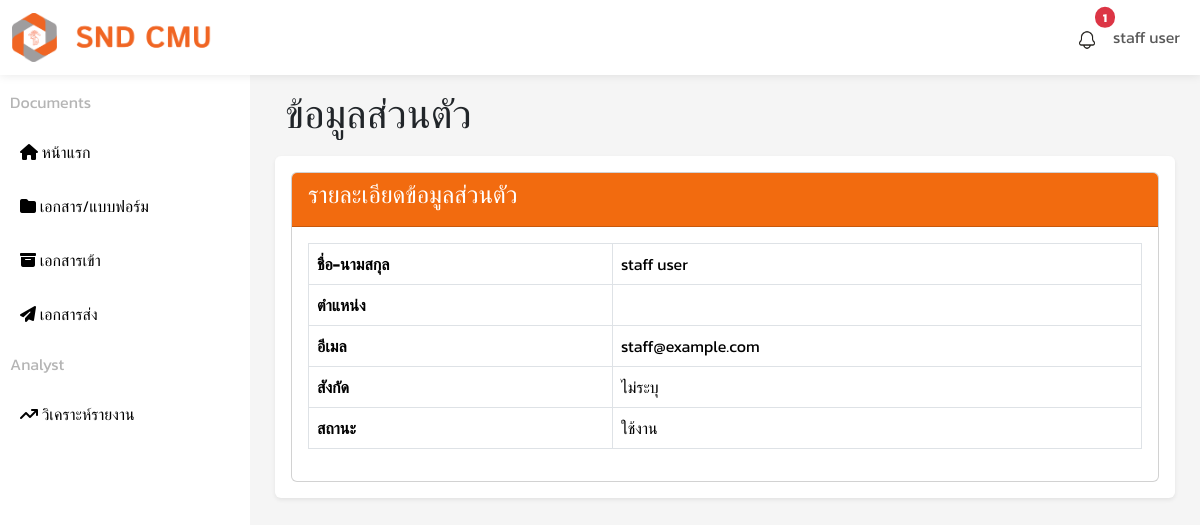
Screenshot of /templates/lecturer/profile.php (signed in) with the database file from the repository.
### tables this page shows
CREATE TABLE `users` (
  `user_id` int(11) NOT NULL,
  `prefix` varchar(50) NOT NULL,
  `upassword` varchar(255) NOT NULL,
  `firstname` varchar(100) NOT NULL,
  `lastname` varchar(100) NOT NULL,
  `position` varchar(100) NOT NULL,
  `email` varchar(100) NOT NULL,
  `role` enum('staff','lecturer','admin') NOT NULL,
  `status` varchar(1) NOT NULL DEFAULT '1',
  `created_at` timestamp NOT NULL DEFAULT current_timestamp()
);

### config/func.php (called while the page is built, shortened)
<?php
function fetch_user($conn, $user_id) {
    $query = "SELECT prefix, firstname, lastname FROM users WHERE user_id = ? LIMIT 1";
    $stmt = $conn->prepare($query);
    $stmt->bind_param("s", $user_id);
    $stmt->execute();
    $result = $stmt->get_result();
    if ($result->num_rows > 0) {
        return $result->fetch_assoc();
    } else {
        return null;
    }
}
?>

### templates/lecturer/profile.php (the view, shortened to what this page needs)
<?php
include '../../config/func.php';
$user_id = $_SESSION['user_id'];
$data = fetch_user($conn, $user_id);
$sql = "SELECT u.user_id, u.prefix, u.firstname, u.lastname, u.position, u.email, u.role, u.status, d.department_name
        FROM users u
        LEFT JOIN user_department ud ON u.user_id = ud.user_id
        LEFT JOIN departments d ON ud.department_id = d.department_id
        WHERE u.user_id = ?";
$stmt = $conn->prepare($sql);
$stmt->bind_param("i", $user_id);
$stmt->execute();
$result = $stmt->get_result();
$user = $result->fetch_assoc();
?>
<!DOCTYPE html>
<html lang="en">
<head>
    <link rel="stylesheet" href="../../assets/css/style.css">
    <link href="https://cdn.jsdelivr.net/npm/bootstrap@5.3.3/dist/css/bootstrap.min.css" rel="stylesheet">
    <link rel="stylesheet" href="https://cdnjs.cloudflare.com/ajax/libs/font-awesome/6.1.1/css/all.min.css">
</head>
<body style="background-color: #F5F5F5;">
    <nav id="header" class="navbar navbar-expand-lg bg-body fixed-top">
        <div class="container-fluid">
            <a class="navbar-brand" href="../../pages/dashboard/lecturer.php"><img src="../../assets/img/logo-snd.png" alt="" width="200px"></a>
            <div class="collapse navbar-collapse" id="navbarSupportedContent">
                <ul class="navbar-nav ms-auto">
                    <?php include '../../components/notification_component.php'; ?>
                    <li class="nav-item dropdown">
                        <a class="nav-link" role="button" data-bs-toggle="dropdown" aria-expanded="false">
                            <?php echo isset($data) ? $data['prefix'] . " " . $data['firstname'] . " " . $data['lastname'] : "ไม่พบข้อมูล"; ?>
                        </a>
                    </li>
                </ul>
            </div>
        </div>
    </nav>
    <section id="sidebar">
        <div class="sidebar-dash">
            <div class="list-dash">
                <div class="dash">
                    <div class="title-sidebar">
                        <p>Documents
                    </div>
                    <ul>
                        <li><a href="../../pages/dashboard/lecturer.php">
                                <div><i class="fa-solid fa-house"></i> หน้าแรก</div>
                            </a></li>
                        <li><a href="../../pages/form/folder-lect.php">
                                <div><i class="fa-solid fa-folder"></i> เอกสาร/แบบฟอร์ม</div>
                            </a></li>
                        <li><a href="../../pages/inbox/inbox_lect.php">
                                <div><i class="fa-solid fa-box-archive"></i> เอกสารเข้า</div>
                            </a></li>
                        <li><a href="../../pages/submission/send_lect.php">
                                <div><i class="fa-solid fa-paper-plane"></i> เอกสารส่ง</div>
                            </a></li>
                    </ul>
                </div>
                <div class="analyst">
                    <div class="title-sidebar">
                        <p>Analyst
                    </div>
                    <ul>
                        <li><a href="profile.php">
                                <div><i class="fa-solid fa-arrow-trend-up"></i> วิเคราะห์รายงาน</div>
                            </a></li>
                    </ul>
                </div>
            </div>
        </div>
    </section>
    <section id="container">
        <div class="content-header">
            <h1>ข้อมูลส่วนตัว</h1>
        </div>
        <div class="content-password shadow-sm p-3 mb-5 rounded">
        <div class="card">
            <div id="card-header" class="card-header text-white">
                <h4>รายละเอียดข้อมูลส่วนตัว</h4>
            </div>
            <div class="card-body">
                <table class="table table-bordered">
                    <tr>
                        <th>ชื่อ-นามสกุล</th>
                        <td><?= htmlspecialchars($user['prefix'] . ' ' . $user['firstname'] . ' ' . $user['lastname']); ?></td>
                    </tr>
                    <tr>
                        <th>ตำแหน่ง</th>
                        <td><?= htmlspecialchars($user['position']); ?></td>
                    </tr>
                    <tr>
                        <th>อีเมล</th>
                        <td><?= htmlspecialchars($user['email']); ?></td>
                    </tr>
                    <tr>
                        <th>สังกัด</th>
                        <td><?= htmlspecialchars($user['department_name'] ?? 'ไม่ระบุ'); ?></td>
                    </tr>
                    <tr>
                        <th>สถานะ</th>
                        <td><?= $user['status'] == '1' ? 'ใช้งาน' : 'ระงับ'; ?></td>
                    </tr>
                </table>
            </div>
        </div>
        </div>
    </section>
</body>
</html>

### assets/css/style.css (style rules this page uses)
#sidebar { font-family: "Kanit", sans-serif; font-style: normal; margin-top: 60px; width: 250px; height: 100vh; background-color: #fff; color: #000; padding: 30px 10px 10px 10px; box-sizing: border-box; position: fixed; top: 0; left: 0; overflow-y: auto; font-weight: 300; }
#sidebar ul { list-style: none; padding: 0; }
#sidebar ul li { margin: 10px 0; }
#sidebar a { text-decoration: none; color: #000; display: flex; align-items: center; gap: 10px; padding: 10px; transition: background-color 0.3s; }
.title-sidebar { color: #B5B5B5; font-weight: 400; }
#header { box-shadow: 0 0 10px rgba(0, 0, 0, 0.1); font-family: "Kanit", sans-serif; font-style: normal; }
#container { font-family: "Kanit", sans-serif; font-style: normal; margin-top: 80px; margin-left: 275px; margin-right: 25px; }
.content-header { display: flex; align-items: center; justify-content: space-between; padding: 10px; }
::placeholder { font-size: 16px; }
.content-password { background-color: #fff; width: 100%; height: auto; }
#card-header { background-color: #F26B0F; }

### rows the page displays
users: firstname "staff", lastname "user", prefix+firstname+lastname "staff user", email "staff@example.com"

### other values shown
$unread_count "1"
$user['department_name'] "ไม่ระบุ"
